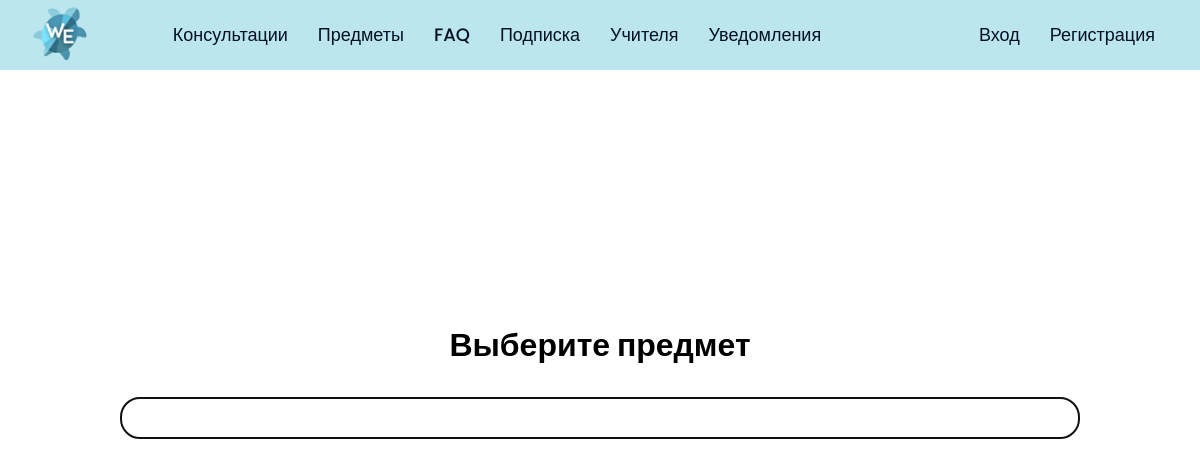
The app's page /class/3/subjects, older data.
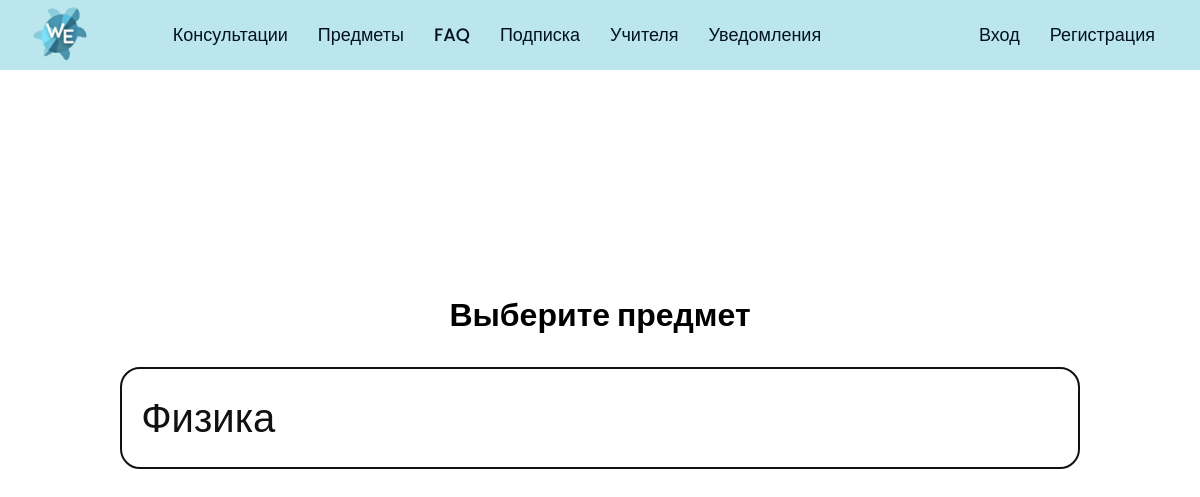
The same page, newer data.
### main.py (models this page shows)
class Subject(db.Model):
    id = db.Column(db.Integer, primary_key=True)
    name = db.Column(db.String(50), nullable=False)
    class_id = db.Column(db.Integer, db.ForeignKey('class.id'), nullable=False)
    courses = db.relationship('Course', backref='subject', lazy=True)

### main.py (the view)
@app.route('/class/<int:class_id>/subjects')
def class_subjects(class_id):
    class_info = Class.query.get_or_404(class_id)
    subjects = class_info.subjects
    return render_template('class_subjects.html', class_info=class_info, subjects=subjects)

### templates/class_subjects.html (shortened to what this page needs)
<!DOCTYPE html>
<html lang="en">
<head>
    <link rel="stylesheet" href="..\..\static\subjects.css">
</head>
<body>
  <nav>
    <div class="wrapper">
      <div class="logo"><a href="/"><img src="..\..\static\logo.png" alt=""></a></div>
      <ul class="nav-links">
        <li><a href="/meets-subj1">Консультации</a></li>
        <li>
          <a href="/subjects" class="desktop-item">Предметы</a>
        </li>
        <li><a href="/faq">FAQ</a></li>
        <li><a href="/new">Подписка</a></li>
        <li><a href="/Teachers">Учителя</a></li>
        <li><a href="/notifications">Уведомления</a></li>
      </ul>
      <ul class="nav-links">
          {% if not(current_user.is_authenticated) %}
      <li><div class="Log"><a href="/index">Вход</a></div></li>
      <li><div class="Sign"><a href="/register">Регистрация</a></div></li>
          {% endif %}
      </ul>
    </div>
  </nav>
      <div class="con">
          <h1>Выберите предмет</h1>
        <div class="subject-col-col">
  {% for subject in subjects %}
            <p><a href="{{ url_for('list_courses', subject_id=subject.id) }}">{{ subject.name }}</a></p>
  {% endfor %}
        </div>
      </div>
</body>
</html>

Row changes from the older to the newer data that the page shows:
added Subject: name "Физика"
